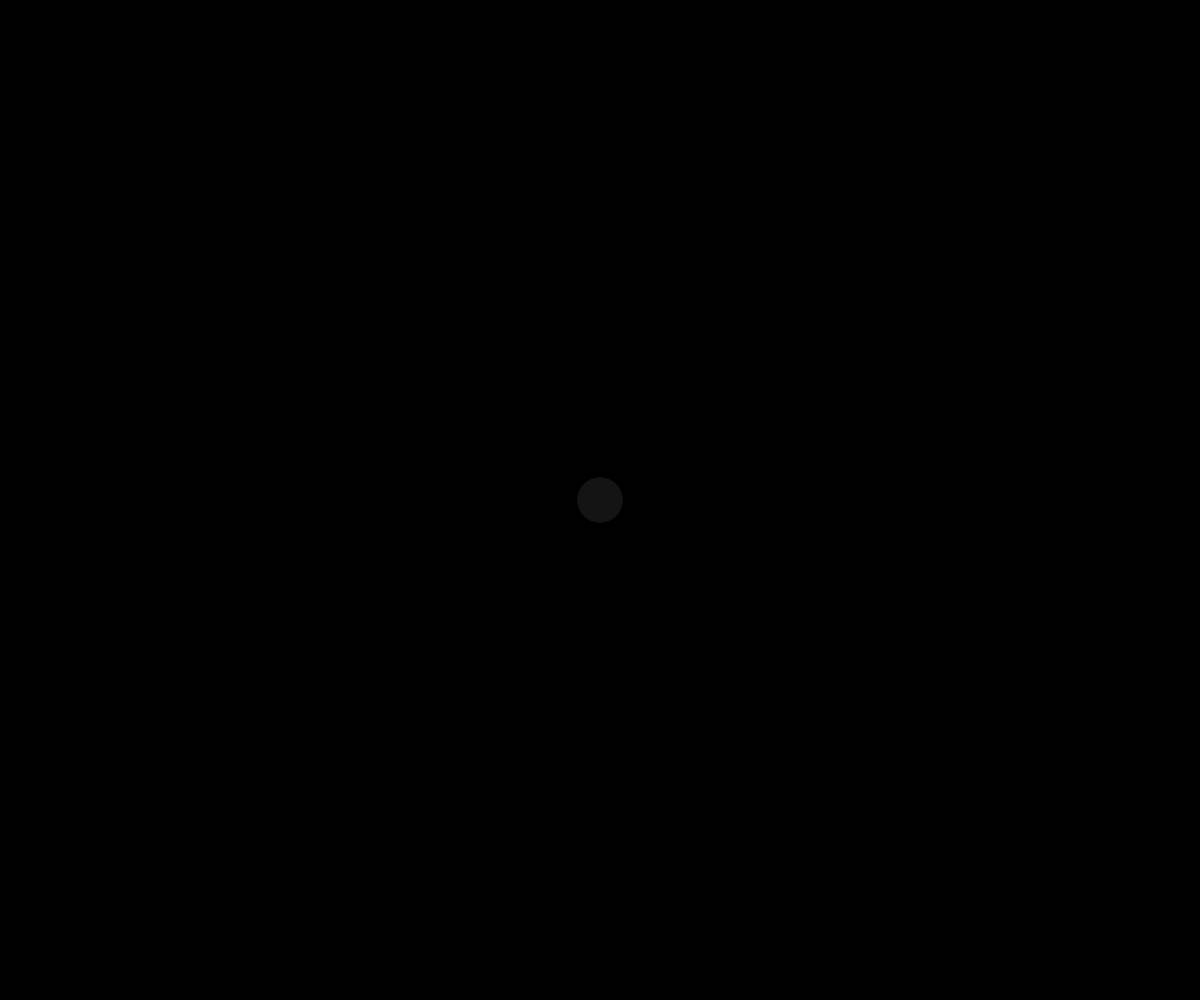
Frame 1 (no input)
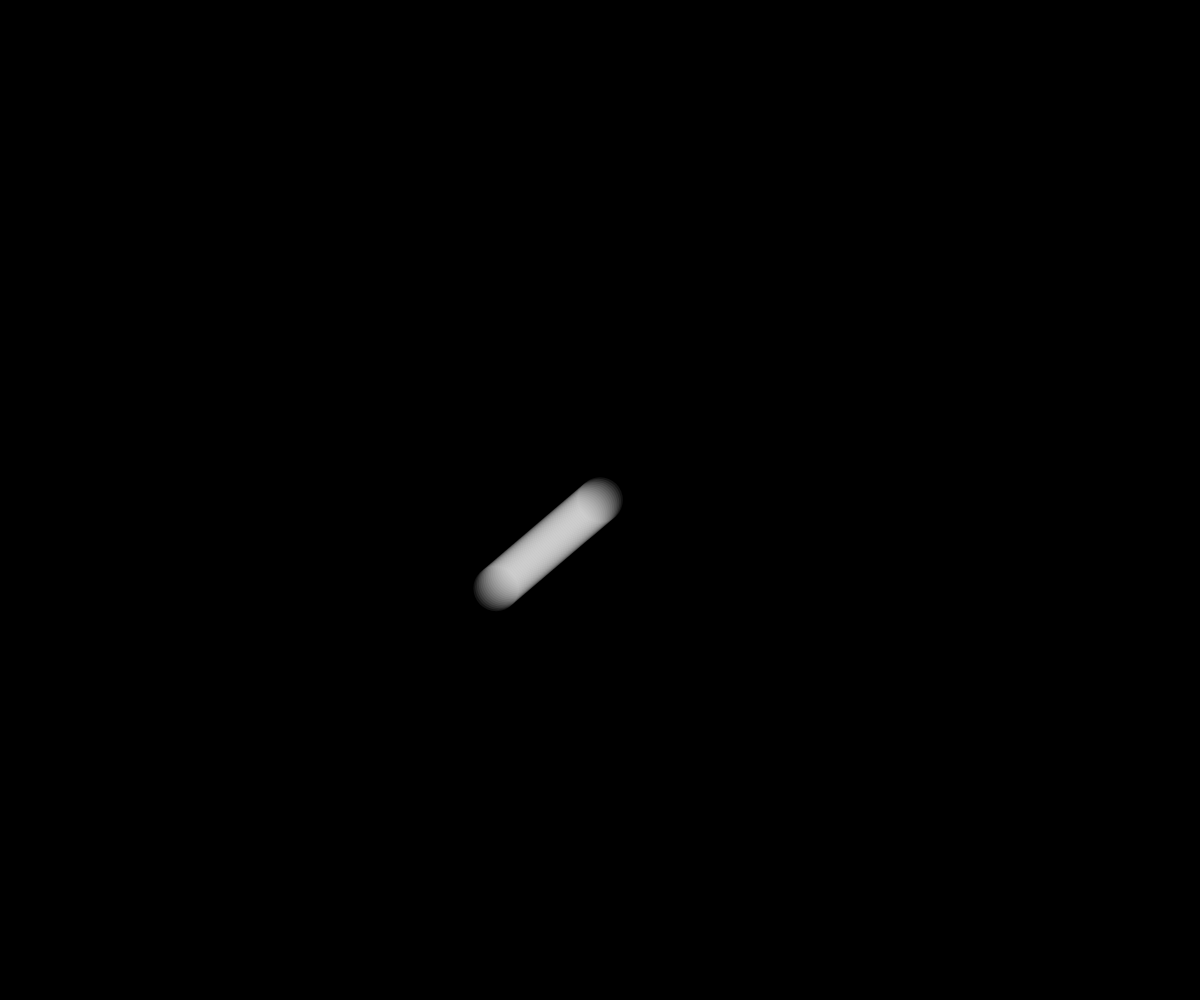
Frame 60 (no input)
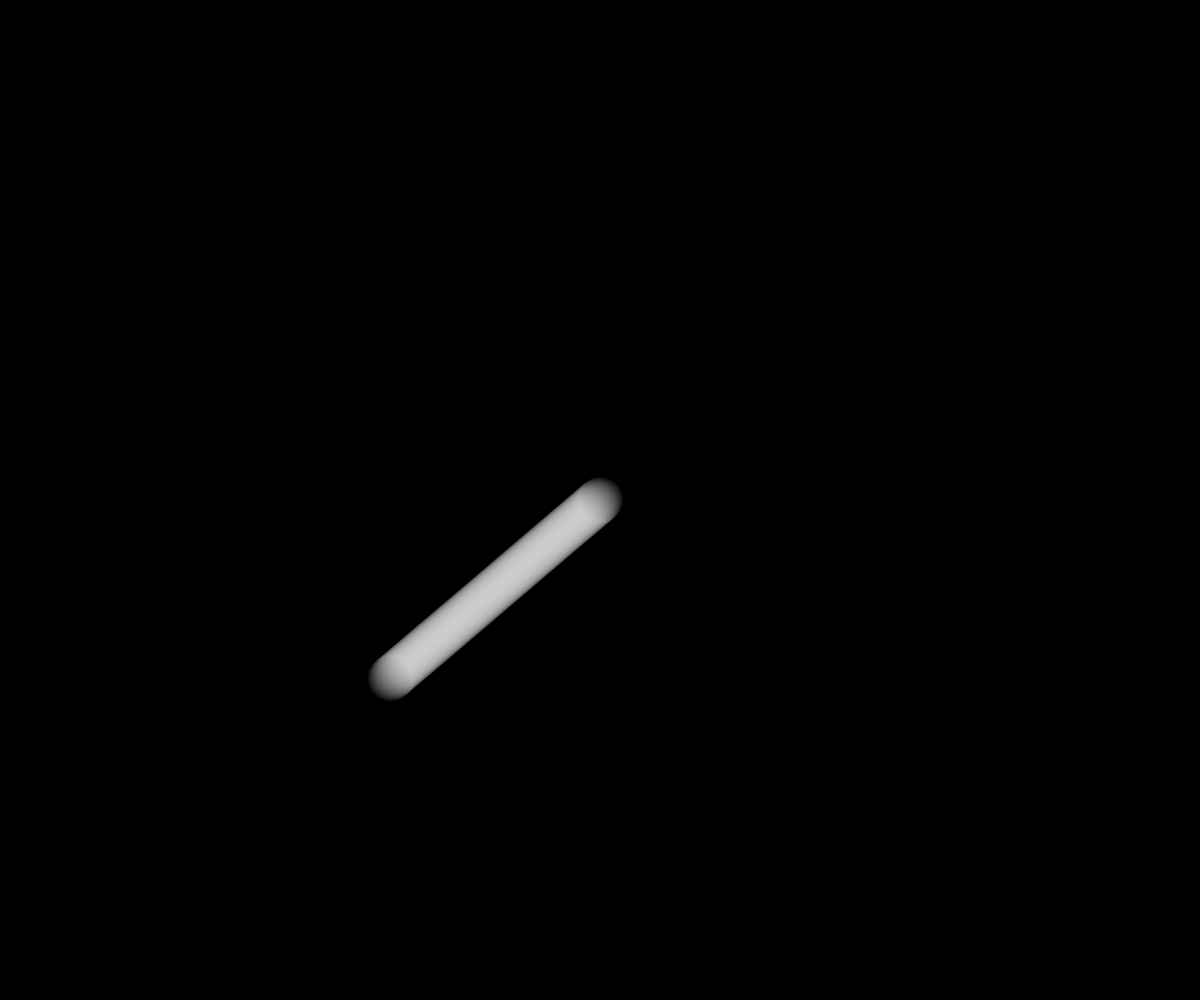
Frame 120 (the mouse pressed at the canvas centre since frame 60)

The p5.js sketch that drew these frames (run headless with seeded random() and noise() and a simulated clock; from frame 60 on, the mouse is pressed at the canvas centre):

// p5.js sketch
// ── sketch.js
let posX, posY;

let xBewegung, yBewegung;

let durchmesser=0;

function setup() {
  createCanvas(windowWidth, windowHeight);
  posX = width / 2;
  posY = height / 2;

  durchmesser = random(10, 60);

  //Bewegung in x- und y-Richtung mit zufaelligen Werten initialisieren
  xBewegung = random(-3, 3);
  yBewegung = random(-3, 3);

  background(0);
  fill(255, 20)
}

function draw() {
  
  noStroke();
  ellipse(posX, posY, durchmesser, durchmesser);

  //Bewegen der Kugel
  posX = posX + xBewegung;
  posY = posY + yBewegung;

  //Umkehren der Bewegungsrichtung bei Kollision mit Rand

 

  //Rechter Rand 
  if (posX > width) {
    xBewegung = -xBewegung ;
    durchmesser = random(20, 100);
  }

   // Linker Rand
  if (posX < 0) {
    xBewegung = -xBewegung ;
    durchmesser = random(20, 100);
  }

  //Unterer Rand
  if (posY > height) {
    yBewegung = -yBewegung ;
    durchmesser = random(20, 100);
  }

  //Oberer Rand
  if (posY < 0) {
    yBewegung = -yBewegung ;
    durchmesser = random(20, 100);
  }

  
}
